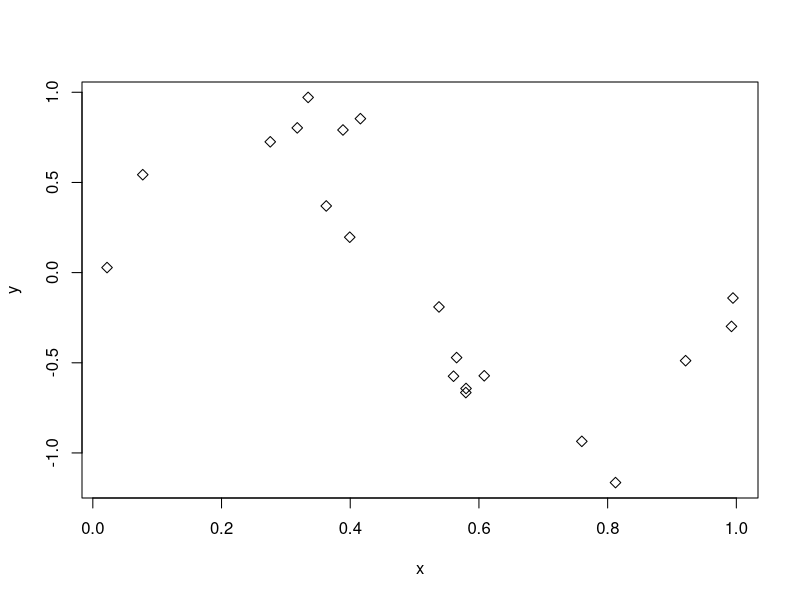
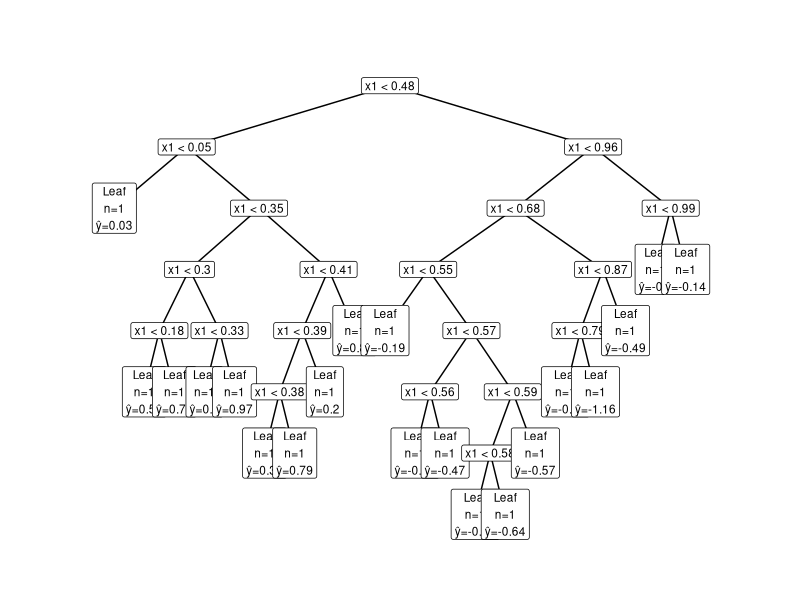
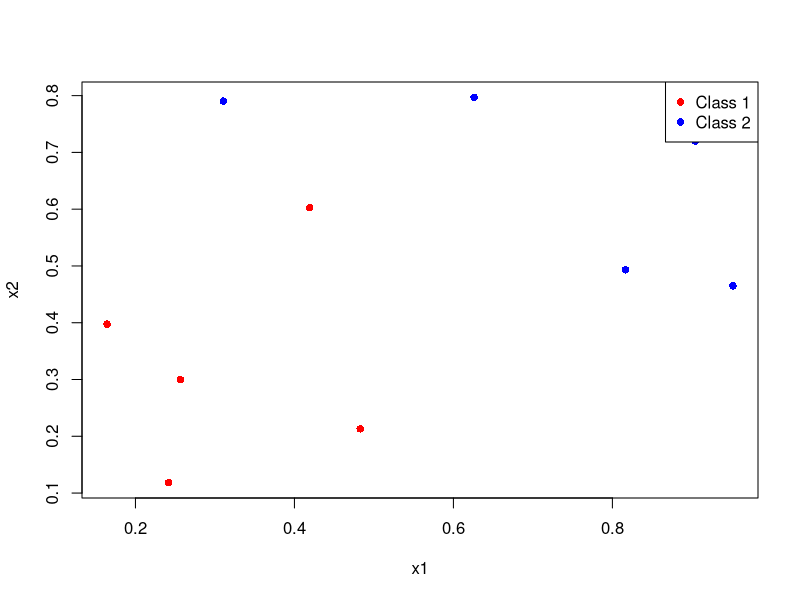
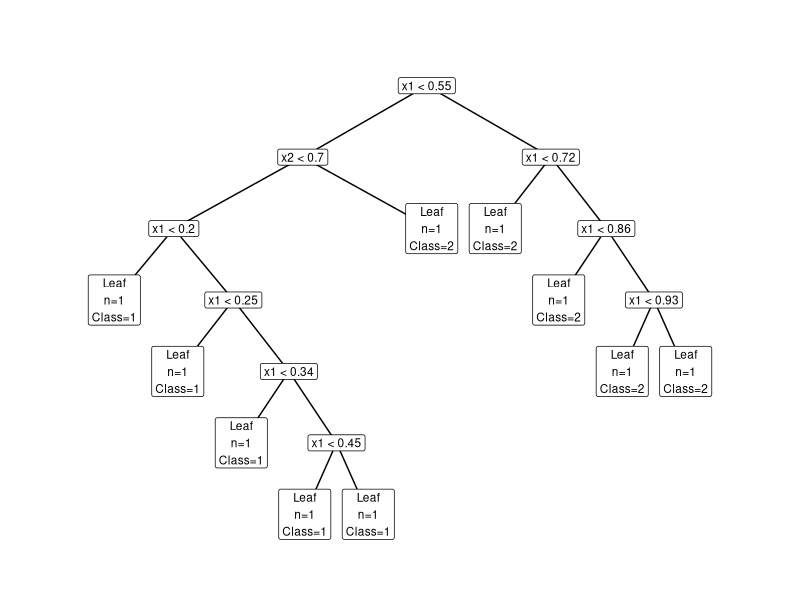

These figures' R source, in order:
library(ggplot2)
###########################################################
## PLOTTING WITH GGPLOT2
###########################################################

{
    .node_id_counter <- 0
    new_node_id <- function() {
        .node_id_counter <<- .node_id_counter + 1
        paste0("node_", .node_id_counter)
    }
    
    tree_to_df <- function(node) {
      
      leaf_index <- 0
      nodes <- data.frame(
        id = character(),
        x = numeric(),
        y = numeric(),
        label = character(),
        stringsAsFactors = FALSE
      )
      
      edges <- data.frame(
        from = character(),
        to   = character(),
        stringsAsFactors = FALSE
      )
      
      layout_tree <- function(node, depth = 0) {
        
        is_leaf <- is.null(node$split_feature_j)
        
        label <- if (is_leaf) {
          pred <- node$prediction
          paste0("Leaf\nn=", length(node$indices),
                 if (is.numeric(pred)) {
                   paste0("\nŷ=", round(pred, 2))
                 } else {
                   paste0("\nClass=", pred)
                 })
        } else {
          paste0("x", node$split_feature_j,
                 " < ", round(node$split_value_i, 2))
        }
        
        # ---- LEAF ----
        if (is_leaf) {
          leaf_index <<- leaf_index + 1
          x_pos <- leaf_index
          
          nodes <<- rbind(nodes, data.frame(
            id = node$id,
            x = x_pos,
            y = -depth,
            label = label
          ))
          
          return(x_pos)
        }
        
        # ---- INTERNAL NODE ----
        left_x  <- layout_tree(node$left_child, depth + 1)
        right_x <- layout_tree(node$right_child, depth + 1)
        
        x_pos <- (left_x + right_x) / 2
        
        nodes <<- rbind(nodes, data.frame(
          id = node$id,
          x = x_pos,
          y = -depth,
          label = label
        ))
        
        edges <<- rbind(edges,
                        data.frame(from=node$id,to=node$left_child$id),
                        data.frame(from=node$id,to=node$right_child$id))
        
        return(x_pos)
      }
      
      layout_tree(node)
      
      list(nodes = nodes, edges = edges)
    }
    
    
    plot_cart_tree <- function(tree) {
      td <- tree_to_df(tree)
      
      edges <- merge(td$edges, td$nodes, by.x = "from", by.y = "id")
      edges <- merge(edges, td$nodes, by.x = "to", by.y = "id",
                     suffixes = c("_p", "_c"))
      
      ggplot() +
        geom_segment(
          data = edges,
          aes(x = x_p, y = y_p, xend = x_c, yend = y_c)
        ) +
        geom_label(
          data = td$nodes,
          aes(x = x, y = y, label = label),
          size = 3,
          label.size = 0.25
        ) +
        theme_void() +
        coord_cartesian(clip = "off") +
        scale_x_continuous(expand = expansion(mult = 0.2)) +
        scale_y_continuous(expand = expansion(mult = 0.2))
    }
}    
############################################################
## BASIC-NODE STRUCTURE
############################################################

new_node <- function(indices, prediction,
                     split_feature_j = NULL,
                     split_value_i = NULL,
                     left_child = NULL,
                     right_child = NULL) {
    node <- new.env()
    node$id <- new_node_id()
    node$indices <- indices
    
    node$prediction <- prediction
    node$split_feature_j <- split_feature_j
    node$split_value_i <- split_value_i
    
    node$left_child <- left_child
    node$right_child <- right_child
    node
}

############################################################
## EXAMPLE DATA FOR REGRESSION
############################################################

createSinDataExample <- function(n, sigma = 0.2){
    x <- runif(n, 0, 1)                   # X ~ U[0,1]
    eps <- rnorm(n, mean = 0, sd = sigma) # ε ~ N(0, σ²)
    y <- sin(2 * pi * x) + eps            # model
    
    plot(x, y, pch = 5)
    return(data.frame(x = x, y = y))
}

############################################################
## GREEDY CART REGRESSION ALGORITHM
############################################################

greedy_cart_regression <- function(input_data, target_variable) {
    
    # variables
    n <- nrow(input_data) # number of data points
    d <- ncol(input_data) # number of features
    
    # starting Tree T^(0)
    root <- new_node(
        indices = 1:n,
        prediction = mean(target_variable)
    )
    
    repeat{
        
        # starting value initialization
        best_risk <- Inf
        best_split <- NULL
        
        # recursive looping over leaves
        search_best_split <- function(node) {
            
            # leave has one data point left
            if (length(node$indices) <= 1) return()
            
            # selecting targeted data and corresponding target variables
            node_indices <- node$indices
            indices_data <- input_data[node_indices, , drop = FALSE]
            indices_target_variable <- target_variable[node_indices]
            
            # iterating over dimensions/ features d
            for (j in 1:d) {
                
                current_feature <- indices_data[, j]
                vals <- sort(current_feature)
                
                # pairwise split point calculation
                split_points <- (vals[-1] + vals[-length(vals)]) / 2
                
                for (s in split_points) {
                    
                    left_child_node_indices  <- node_indices[current_feature < s]
                    right_child_node_indices <- node_indices[current_feature >= s]
                    
                    # constants calculation
                    c1 <- mean(target_variable[left_child_node_indices])
                    c2 <- mean(target_variable[right_child_node_indices])
                    
                    # risk calculation
                    risk <- sum((target_variable[left_child_node_indices]  - c1)^2) +
                        sum((target_variable[right_child_node_indices] - c2)^2)
                    
                    # checking if new best split has been found
                    if (risk < best_risk) {
                        best_risk <<- risk
                        best_split <<- list(
                            node = node,
                            feature = j,
                            split = s,
                            left_child_node_indices = left_child_node_indices,
                            right_child_node_indices = right_child_node_indices,
                            c1 = c1,
                            c2 = c2
                        )
                    }
                }
            }
        }
        
        # recursive traversing of leaves
        traverse <- function(node) {
            if (is.null(node$split_feature_j)) {
                search_best_split(node)
                return()
            }
            traverse(node$left_child)
            traverse(node$right_child)
        }
        
        traverse(root)
        
        # no split possible
        if (is.null(best_split)) break
        
        # perform the split
        node <- best_split$node
        node$split_feature_j <- best_split$feature
        node$split_value_i <- best_split$split
        
        node$left_child <- new_node(
            indices = best_split$left_child_node_indices,
            prediction = best_split$c1
        )
        
        node$right_child <- new_node(
            indices = best_split$right_child_node_indices,
            prediction = best_split$c2
        )
    }
    
    return(root)
}

############################################################
## EXAMPLE G-CART REGRESSION ALGORITHM
############################################################

{
    input_data <- matrix(c(1, 2, 3, 4, 5), ncol = 1)
    target_variable <- c(2, 3, 2, 8, 9)
    tree <- greedy_cart_regression(input_data, target_variable)
    plot_cart_tree(tree)
    
    data <- createSinDataExample(20)
    input_data <- matrix(data$x, ncol=1)
    target_variable <- matrix(data$y)
    tree_reg <- greedy_cart_regression(input_data, target_variable)
    plot_cart_tree(tree_reg)
}












############################################################
## EXAMPLE DATA FOR CLASSIFICATION 
############################################################

createClassificationDataExample <- function(n, sigma = 0.2){
  x1 <- runif(n, 0, 1)
  x2 <- runif(n, 0, 1)
  
  eps <- rnorm(n, mean = 0, sd = sigma)
  
  kappa <- x2 - 0.5 - 0.3 * sin(2 * pi * x1)
  
  y <- ifelse(kappa - eps <= 0, 1, 2)
  
  plot(x1, x2,
       col = ifelse(y == 1, "red", "blue"),
       pch = 16, xlab = "x1", ylab = "x2")
  legend("topright", legend = c("Class 1", "Class 2"),
         col = c("red", "blue"), pch = 16)
  
  list(
    X = data.frame(x1 = x1, x2 = x2),
    Y = y
  )
}

############################################################
## GREEDY CART CLASSIFICATION ALGORITHM
############################################################

greedy_cart_classification <- function(input_data, target_variable) {
  
  n <- nrow(input_data)
  d <- ncol(input_data)
  
  # classes
  classes <- sort(unique(target_variable))
  
  # starting Tree T^(0)
  root <- new_node(
    indices = 1:n,
    prediction = names(which.max(table(target_variable)))
  )
  
  repeat {
    
    # starting value initialization
    best_risk <- Inf
    best_split <- NULL
    
    # recursive looping over leaves
    search_best_split <- function(node) {
      
      # leave has one data point left
      if (length(node$indices) <= 1) return()
      
      # selecting targeted data and corresponding target variables
      node_indices <- node$indices
      indices_data <- input_data[node_indices, , drop = FALSE]
      indices_target_variable <- target_variable[node_indices]
      
      # iterating over dimensions/ features d
      for (j in 1:d) {
        
        current_feature <- indices_data[, j]
        vals <- sort(current_feature)
        
        # split point calculation
        split_points <- (vals[-1] + vals[-length(vals)]) / 2
        
        for (s in split_points) {
          left_child_node_indices  <- node_indices[current_feature < s]
          right_child_node_indices <- node_indices[current_feature >= s]
          
          if (length(left_child_node_indices) == 0 || length(right_child_node_indices) == 0) next
          
          # determine the class majority in both nodes
          c1 <- names(which.max(table(target_variable[left_child_node_indices])))
          c2 <- names(which.max(table(target_variable[right_child_node_indices])))
          
          # risk calculation
          p1 <- table(target_variable[left_child_node_indices]) / length(left_child_node_indices)
          p2 <- table(target_variable[right_child_node_indices]) / length(right_child_node_indices)
          
          r1 <- length(left_child_node_indices) * (1 - ifelse(c1 %in% names(p1), p1[c1], 0))
          r2 <- length(right_child_node_indices) * (1 - ifelse(c2 %in% names(p2), p2[c2], 0))
          
          risk <- r1 + r2
          
          # checking if new best split has been found
          if (risk < best_risk) {
            best_risk <<- risk
            best_split <<- list(
              node = node,
              feature = j,
              split = s,
              left_child_node_indices = left_child_node_indices,
              right_child_node_indices = right_child_node_indices,
              c1 = c1,
              c2 = c2
            )
          }
        }
      }
    }
    
    # recursive traversing of leaves
    traverse <- function(node) {
      if (is.null(node$split_feature_j)) {
        search_best_split(node)
        return()
      }
      traverse(node$left_child)
      traverse(node$right_child)
    }
    
    traverse(root)
    
    # no split possible
    if (is.null(best_split)) break
    
    # perform the split
    node <- best_split$node
    node$split_feature_j <- best_split$feature
    node$split_value_i <- best_split$split
    
    node$left_child <- new_node(
      indices = best_split$left_child_node_indices,
      prediction = best_split$c1
    )
    
    node$right_child <- new_node(
      indices = best_split$right_child_node_indices,
      prediction = best_split$c2
    )
  }
  
  return(root)
}

############################################################
## EXAMPLE G-CART CLASSIFICATION ALGORITHM
############################################################

{
  data <- createClassificationDataExample(10)
  tree_cla <- greedy_cart_classification(data$X, data$Y)
  plot_cart_tree(tree_cla)
}
